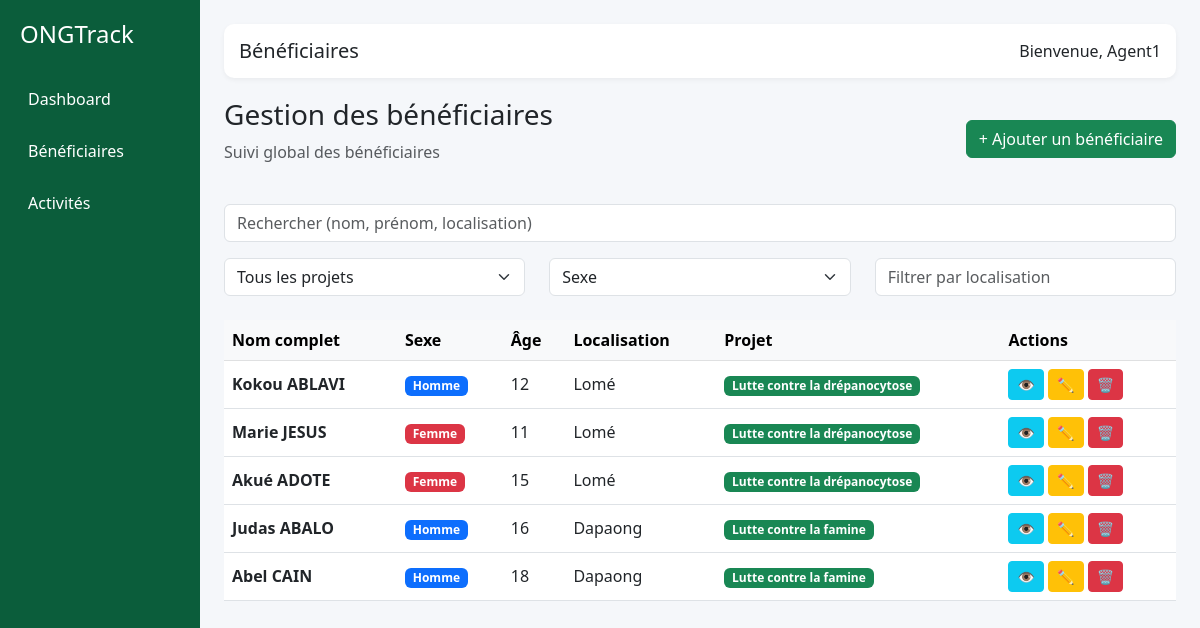
The page /projects/beneficiaires/ (signed in) on the database its author committed.
### projects/models.py (models this page shows, shortened)
class Beneficiary(models.Model):
    GENDER_CHOICES = [
        ('homme', 'Homme'),
        ('femme', 'Femme'),
    ]
    project = models.ForeignKey(
        Project,
        on_delete=models.CASCADE,
        related_name='beneficiaries'
    )
    first_name = models.CharField(max_length=100)
    last_name = models.CharField(max_length=100)
    gender = models.CharField(max_length=10, choices=GENDER_CHOICES)
    age = models.IntegerField()
    region = models.CharField(max_length=100)
    created_at = models.DateTimeField(auto_now_add=True)

class Project(models.Model):
    STATUS_CHOICES = [
        ('actif', 'Actif'),
        ('en_cours', 'En cours'),
        ('termine', 'Terminé'),
    ]
    CATEGORY_CHOICES = [
        ('education', 'Éducation'),
        ('sante', 'Santé'),
        ('eau', 'Eau & Assainissement'),
        ('nutrition', 'Nutrition'),
    ]
    name = models.CharField(max_length=200)
    description = models.TextField(default="Description du projet")
    region = models.CharField(max_length=100, default="Lomé")
    category = models.CharField(max_length=50, choices=CATEGORY_CHOICES, default='education')
    start_date = models.DateField(default="2024-01-01")
    end_date = models.DateField(default="2024-12-31")
    budget = models.FloatField(default=0)
    progress = models.IntegerField(default=0)
    status = models.CharField(max_length=20, choices=STATUS_CHOICES, default='en_cours')
    assigned_agents = models.ManyToManyField(User, blank=True, related_name='assigned_projects')
    created_at = models.DateTimeField(auto_now_add=True)
    updated_at = models.DateTimeField(auto_now=True)

### projects/views.py (the view)
# urls.py: path('beneficiaires/', beneficiary_list, name='beneficiary_list'),
@login_required
def beneficiary_list(request):
    if request.user.is_superuser:
        beneficiaries = Beneficiary.objects.all()
    else:
        projects_user = Project.objects.filter(assigned_agents=request.user)
        beneficiaries = Beneficiary.objects.filter(project__in=projects_user)
    query = request.GET.get('q')
    if query:
        beneficiaries = beneficiaries.filter(
            Q(first_name__icontains=query) |
            Q(last_name__icontains=query) |
            Q(region__icontains=query)
        )
    project_id = request.GET.get('project')
    if project_id:
        beneficiaries = beneficiaries.filter(project_id=project_id)
    gender = request.GET.get('gender')
    if gender:
        beneficiaries = beneficiaries.filter(gender=gender)
    region = request.GET.get('region')
    if region:
        beneficiaries = beneficiaries.filter(region__icontains=region)
    projects = Project.objects.all()
    return render(request, 'beneficiaries/beneficiary_list.html', {
        'beneficiaries': beneficiaries,
        'projects': projects
    })

### templates/beneficiaries/beneficiary_list.html (shortened to what this page needs)
{% extends 'base.html' %}
{% block title %}Bénéficiaires{% endblock %}
{% block content %}
<div class="d-flex justify-content-between align-items-center mb-4">
    <div>
        <h3>Gestion des bénéficiaires</h3>
        <p class="text-muted">Suivi global des bénéficiaires</p>
    </div>
    {% if not user.is_superuser %}
    <a href="{% url 'create_beneficiary' %}" class="btn btn-success">
        + Ajouter un bénéficiaire
    </a>
    {% endif %}
</div>
<form method="GET" class="mb-4" id="filterForm">
    <input
        type="text"
        name="q"
        value="{{ request.GET.q }}"
        class="form-control mb-3"
        placeholder="Rechercher (nom, prénom, localisation)"
        onkeyup="delaySubmit()"
    >
    <div class="row">
        <div class="col-md-4">
            <select name="project" class="form-select" onchange="submitForm()">
                <option value="">Tous les projets</option>
            </select>
        </div>
        <div class="col-md-4">
            <select name="gender" class="form-select" onchange="submitForm()">
                <option value="">Sexe</option>
            </select>
        </div>
        <div class="col-md-4">
            <input
                type="text"
                name="region"
                value="{{ request.GET.region }}"
                class="form-control"
                placeholder="Filtrer par localisation"
                onkeyup="delaySubmit()"
            >
        </div>
    </div>
</form>
<table class="table table-hover align-middle bg-white">
    <thead class="table-light">
        <tr>
            <th>Nom complet</th>
            <th>Sexe</th>
            <th>Âge</th>
            <th>Localisation</th>
            <th>Projet</th>
            <th>Actions</th>
        </tr>
    </thead>
    <tbody>
        {% for b in beneficiaries %}
        <tr>
            <td>
                <strong>{{ b.first_name }} {{ b.last_name }}</strong>
            </td>
            <td>
                {% if b.gender == "homme" %}
                    <span class="badge bg-primary">Homme</span>
                {% else %}
                    <span class="badge bg-danger">Femme</span>
                {% endif %}
            </td>
            <td>{{ b.age }}</td>
            <td>{{ b.region }}</td>
            <td>
                <span class="badge bg-success">
                    {{ b.project.name }}
                </span>
            </td>
            <td>
                <a href="{% url 'beneficiary_detail' b.id %}"
                   class="btn btn-sm btn-info">👁️</a>
                {% if not user.is_superuser %}
                <a href="{% url 'update_beneficiary' b.id %}"
                   class="btn btn-sm btn-warning">✏️</a>
                {% endif %}
                <a href="{% url 'delete_beneficiary' b.id %}"
                   onclick="return confirm('Supprimer ce bénéficiaire ?')"
                   class="btn btn-sm btn-danger">🗑️</a>
            </td>
        </tr>
        {% empty %}
        <tr>
            <td colspan="6" class="text-center">
                Aucun bénéficiaire trouvé
            </td>
        </tr>
        {% endfor %}
    </tbody>
</table>
{% endblock %}

### templates/base.html (shortened to what this page needs)
{% load static %}
<!DOCTYPE html>
<html>
<head>
    <link href="https://cdn.jsdelivr.net/npm/bootstrap@5.3.0/dist/css/bootstrap.min.css" rel="stylesheet">
</head>
<body>
<div class="container-fluid">
    <div class="row">
        <div class="col-md-2 sidebar">
            <h4>ONGTrack</h4>
            <a href="{% url 'redirect_dashboard' %}">Dashboard</a>
            <a href="{% url 'beneficiary_list' %}">Bénéficiaires</a>
            <a href="{% url 'activity_list' %}">Activités</a>
        </div>
        <div class="col-md-10 p-4">
            <div class="header d-flex justify-content-between align-items-center">
                <h5 class="mb-0">{% block title %}{% endblock %}</h5>
                <span>Bienvenue, {{ user.username }}</span>
            </div>
            {% block content %}
            {% endblock %}
        </div>
    </div>
</div>
</body>
</html>

### templates/base.html (style rules this page uses)
body { background-color: #f5f7fa; font-family: 'Segoe UI', sans-serif; }
.sidebar { height: 100vh; background-color: #0b5d3b; color: white; padding: 20px; }
.sidebar h4 { margin-bottom: 30px; }
.sidebar a { color: white; display: block; margin: 12px 0; padding: 8px; border-radius: 6px; text-decoration: none; transition: 0.2s; }
.header { background: white; padding: 15px; border-radius: 10px; margin-bottom: 20px; box-shadow: 0px 2px 5px rgba(0,0,0,0.05); }

### rows shown on the page
Beneficiary: first_name "Kokou", last_name "ABLAVI", gender "Homme", age "12", region "Lomé", project.name "Lutte contre la drépanocytose"
Beneficiary: first_name "Marie", last_name "JESUS", gender "Femme", age "11", region "Lomé", project.name "Lutte contre la drépanocytose"
Beneficiary: first_name "Akué", last_name "ADOTE", gender "Femme", age "15", region "Lomé", project.name "Lutte contre la drépanocytose"
Beneficiary: first_name "Judas", last_name "ABALO", gender "Homme", age "16", region "Dapaong", project.name "Lutte contre la famine"
Beneficiary: first_name "Abel", last_name "CAIN", gender "Homme", age "18", region "Dapaong", project.name "Lutte contre la famine"

### other values the page prints
{{ user.username }} "Agent1"
